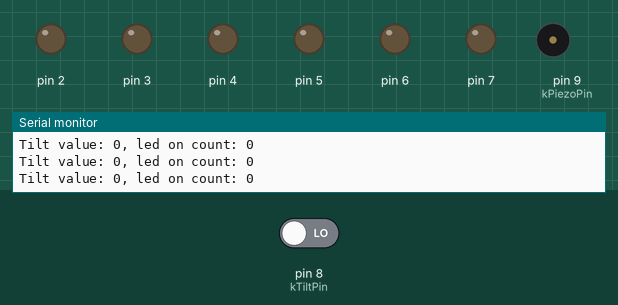
This sketch was run on a simulated Arduino Uno, built with avr-gcc and run on an emulated ATmega328P. On the bench: output pins drawn as LEDs (lit = HIGH), buzzer (waves = sounding), the last lines printed to the serial monitor. The inputs (shaded band) are chosen by the test bench; at power-on: pin 8 (kTiltPin) LOW.

Above: at 1.2 s.
1.3 s: pin 8 (kTiltPin) driven HIGH
At 3.41 s:
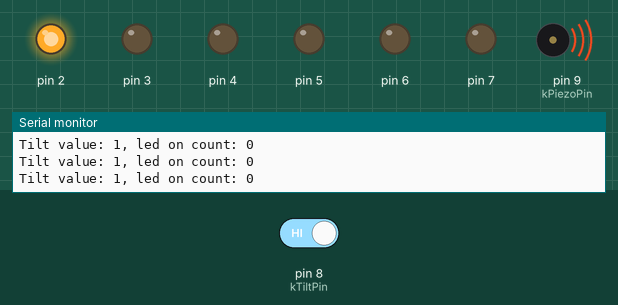
At 4.1 s:
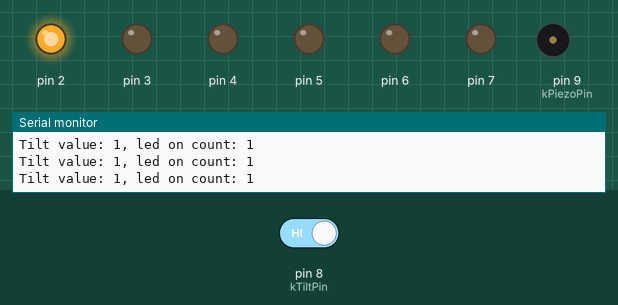
4.3 s: pin 8 (kTiltPin) driven LOW
At 7.8 s:
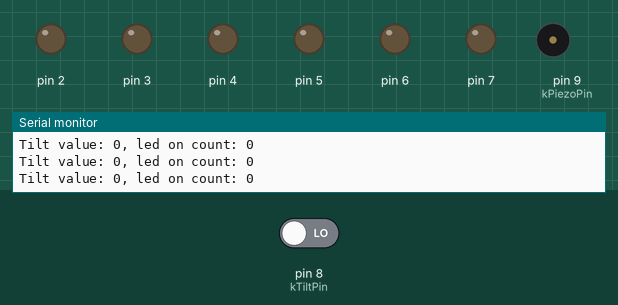
Timing chart, 0 to 13.3 s (numbered marks = the images above; inputs shaded):
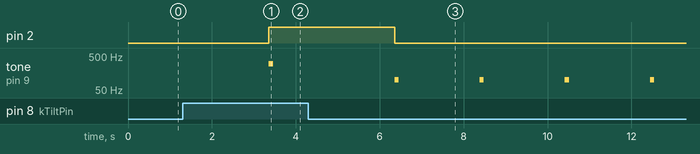

The sketch:

project_08_digital_hourglass.ino
```cpp
const int kTiltPin = 8;
const int kPiezoPin = 9;

const int kInterval = 2000;
const int kLedCount = 6;

int tiltState = 0;
int ledOnCount = 0;
unsigned long lastTs = 0;

void setup() {
  Serial.begin(9600);
  pinMode(kTiltPin, INPUT);
  pinMode(kPiezoPin, OUTPUT);
  for (int i = 0; i < kLedCount; ++i) {
    pinMode(i + 2, OUTPUT);
  }
  tiltState = digitalRead(kTiltPin);
  lastTs = millis();
}

void loop() {
  int value = digitalRead(kTiltPin);
  if (value != tiltState) {
    tiltState = value;
    lastTs = millis();
  } else if (millis() - lastTs > kInterval) {
    lastTs = millis();
    if (value) {
      ledOnCount = min(kLedCount, ledOnCount + 1);
    } else {
      ledOnCount = max(0, ledOnCount - 1);
    }
    refreshLeds();
  }

  Serial.print("Tilt value: ");
  Serial.print(value);
  Serial.print(", led on count: ");
  Serial.println(ledOnCount);
}

void refreshLeds() {
  for (int i = 0; i < kLedCount; ++i) {
    digitalWrite(i + 2, ledOnCount > i ? HIGH : LOW);
  }
  if (ledOnCount == kLedCount) {
    tone(kPiezoPin, 50);
  } else {
    tone(kPiezoPin, 200 * ledOnCount + 100);
    delay(100);
    noTone(kPiezoPin);
  }
}
```

Measured:
- after the input at 1.3 s, pin 2: LOW → HIGH after 2.1 s
- after the input at 4.3 s, pin 2: HIGH → LOW after 2.1 s; pin 3: stays LOW (without the input it goes to HIGH after 1.1 s); pin 4: stays LOW (without the input it goes to HIGH after 3.1 s); pin 5: stays LOW (without the input it goes to HIGH after 5.1 s); pin 6: stays LOW (without the input it goes to HIGH after 7.2 s)
- by itself, tone on pin 9 (kPiezoPin): alternates 100 Hz for 0.10 s and silent for 1.9 s
